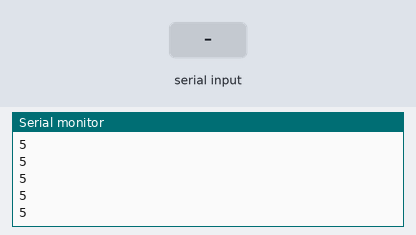
A sketch run on a simulated Arduino Uno, built with avr-gcc and run on an emulated ATmega328P. Shown: the last lines printed to the serial monitor. Inputs (shaded band) come from the test bench.

Above: at 1.2 s.
1.3 s: byte 30 received over Serial
At 1.31 s:
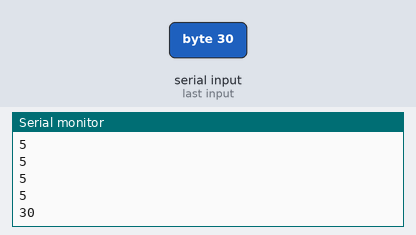
2.8 s: byte 90 received over Serial
At 2.81 s:
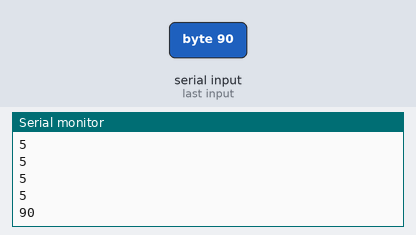
4.3 s: byte 120 received over Serial
At 4.31 s:
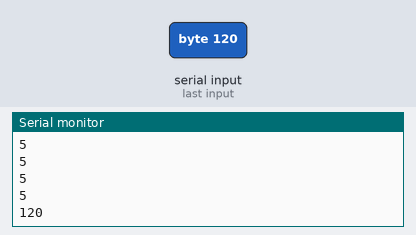
Timing chart, 0 to 7.3 s (numbered marks = the images above; inputs shaded):
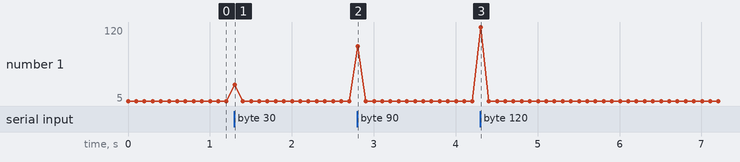

Measured:
- after the input at 1.3 s, the serial monitor: prints a new line at once (image 1)
- after the input at 2.8 s, the serial monitor: prints a new line at once (image 2)
- after the input at 4.3 s, the serial monitor: prints a new line at once (image 3)

The sketch:

serial_0625.ino
```cpp
int incomingByte = 0; // for incoming serial data

void setup() {
  Serial.begin(115200); // opens serial port, sets data rate to 9600 bps
}

void loop() {
  // send data only when you receive data:
  if (Serial.available() > 0) {
    incomingByte = Serial.read();
    Serial.println(incomingByte);
  }
  else{
    Serial.println(5);
  }
  delay(100);
}
```
